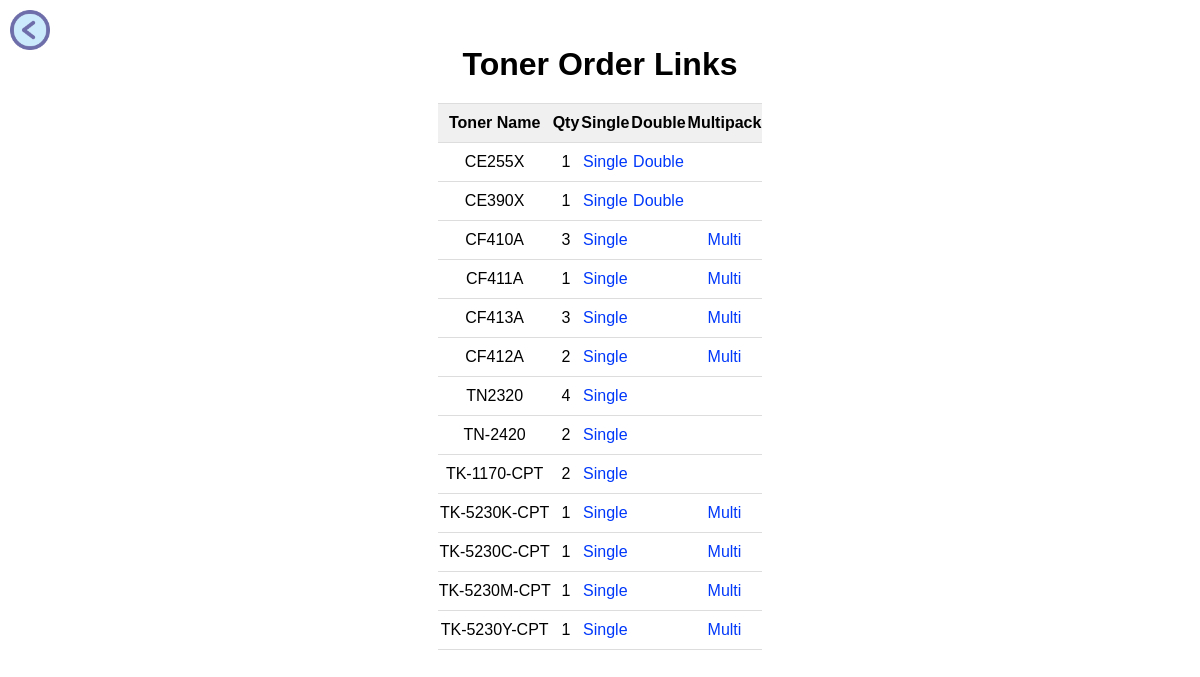
Screenshot of /toner-details with the database file from the repository.
### tables this page shows
CREATE TABLE toner_table (
        Toner_ID INTEGER PRIMARY KEY,
        Toner_Name TEXT NOT NULL UNIQUE,
        Toner_Colour TEXT NOT NULL,
        Toner_Qty INTEGER NOT NULL,
        Toner_Url_Single TEXT,
        Toner_Url_Double TEXT,
        Toner_Url_Multi TEXT,
        UNIQUE (Toner_Name, Toner_Colour)
        );

### app/routes.py (the view)
@app.route('/toner-details')
def toner_details():
    db_path = main.get_db_path()
    with sqlite3.connect(db_path) as conn:
        cursor = conn.cursor()
        cursor.execute("SELECT Toner_Name, Toner_Qty, Toner_Url_Single, Toner_Url_Double, Toner_Url_Multi FROM toner_table")
        toners = cursor.fetchall()
    return render_template('toner_details.html', toners=toners)

### main.py (called while the page is built)
def get_db_path():
    return os.path.join(os.getcwd(), 'toner_stock.db')

### app/templates/toner_details.html (shortened to what this page needs)
<!DOCTYPE html>
<html lang="en">
<head>
</head>
<body>
    <div class = "order-title">
        <h1>Toner Order Links</h1>
    </div>
    <div class="top-left-home">
        <a class="home-button" href="/">
            <img src="{{ url_for('static', filename='pictures/backbutton2.png') }}" alt="Home" style="width: 40px; height: 40px;">
        </a>
    </div>
    <table class="toner-table">
        <thead>
            <tr>
                <th>Toner Name</th>
                <th>Qty</th>
                <th>Single</th>
                <th>Double</th>
                <th>Multipack</th>
            </tr>
        </thead>
        <tbody>
            {% for toner_name, toner_qty, url_single, url_double, url_multi in toners %}
            <tr>
                <td>{{ toner_name }}</td>
                <td>{{ toner_qty }}</td>
                {% if url_single %}
                    <td><a href="{{ url_single }}" target="_blank">Single</a></td>
                {% endif %}
                {% if url_double %}
                    <td><a href="{{ url_double }}" target="_blank">Double</a></td>
                {% else %}
                    <td><p></p></td>
                {% endif %}
                {% if url_multi %}
                    <td><a href="{{ url_multi }}" target="_blank">Multi</a></td>
                {% else %}
                    <td><p></p></td>
                {% endif %}
            </tr>
            {% endfor %}
        </tbody>
    </table>
</body>
</html>

### app/templates/toner_details.html (style rules this page uses)
body { display: flex; flex-direction: column; align-items: center; margin: 0; padding: 20px; font-family: Arial, sans-serif; }
h1 { text-align: center; margin-bottom: 20px; }
.toner-table { max-width: 800px; border-collapse: collapse; border: none }
.toner-table th, .toner-table td { border-bottom: 1px solid #ddd; border-top: 1px solid #ddd; padding-bottom: 10px; padding-top: 10px; text-align: center }
.toner-table th { background-color: #f0f0f0; font-weight: bold; }
a { color: #0038fa; text-decoration: none; font-size: 16px }
.order-title { display: flex; justify-content: center; width: 100%; padding-top: 5px; }
.top-left-home { position: absolute; top: 10px; left: 10px; }

### rows the page displays
toner_table: Toner_Name "CE255X", Toner_Qty "1"
toner_table: Toner_Name "CE390X", Toner_Qty "1"
toner_table: Toner_Name "CF410A", Toner_Qty "3"
toner_table: Toner_Name "CF411A", Toner_Qty "1"
toner_table: Toner_Name "CF413A", Toner_Qty "3"
toner_table: Toner_Name "CF412A", Toner_Qty "2"
toner_table: Toner_Name "TN2320", Toner_Qty "4"
toner_table: Toner_Name "TN-2420", Toner_Qty "2"
toner_table: Toner_Name "TK-1170-CPT", Toner_Qty "2"
toner_table: Toner_Name "TK-5230K-CPT", Toner_Qty "1"
toner_table: Toner_Name "TK-5230C-CPT", Toner_Qty "1"
toner_table: Toner_Name "TK-5230M-CPT", Toner_Qty "1"
toner_table: Toner_Name "TK-5230Y-CPT", Toner_Qty "1"
